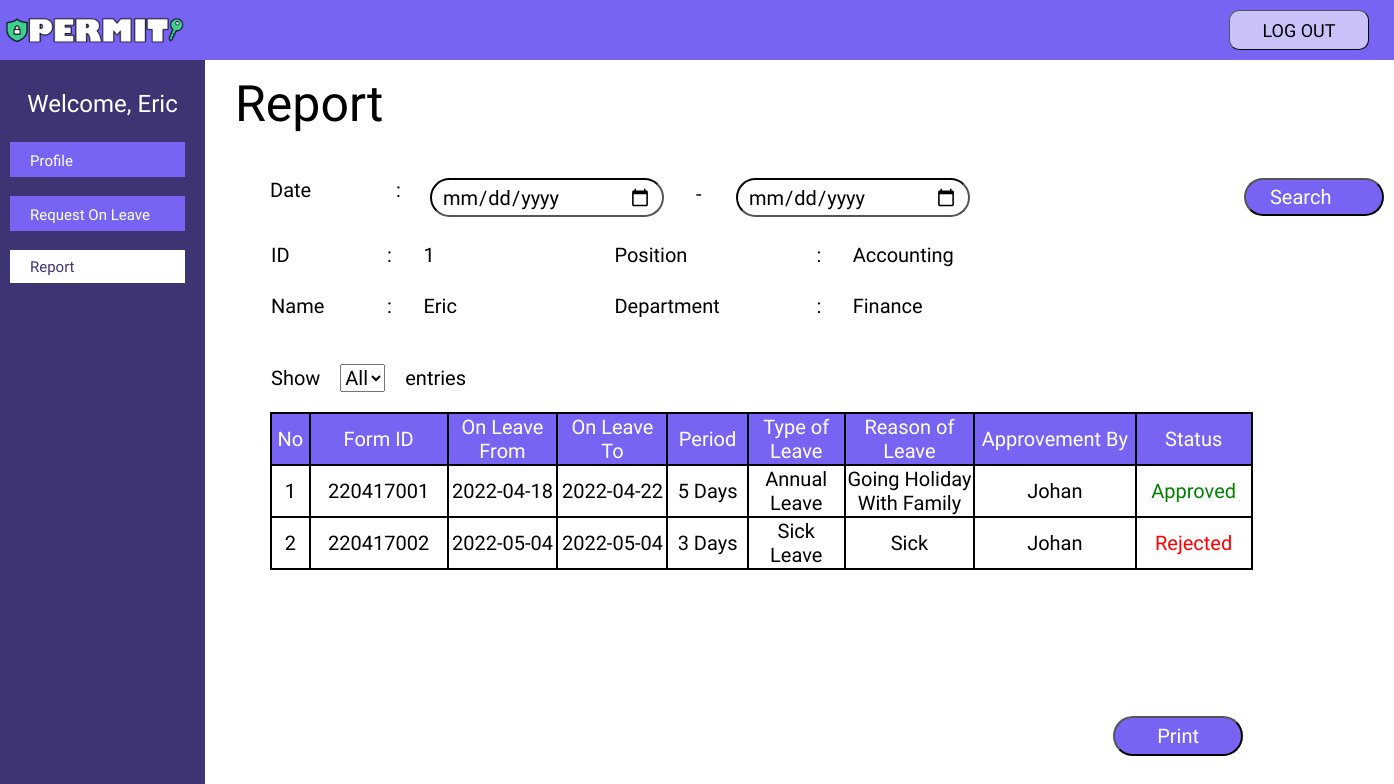
The page /permit/user/user_report/user_report.php (signed in) on the database as committed earlier.
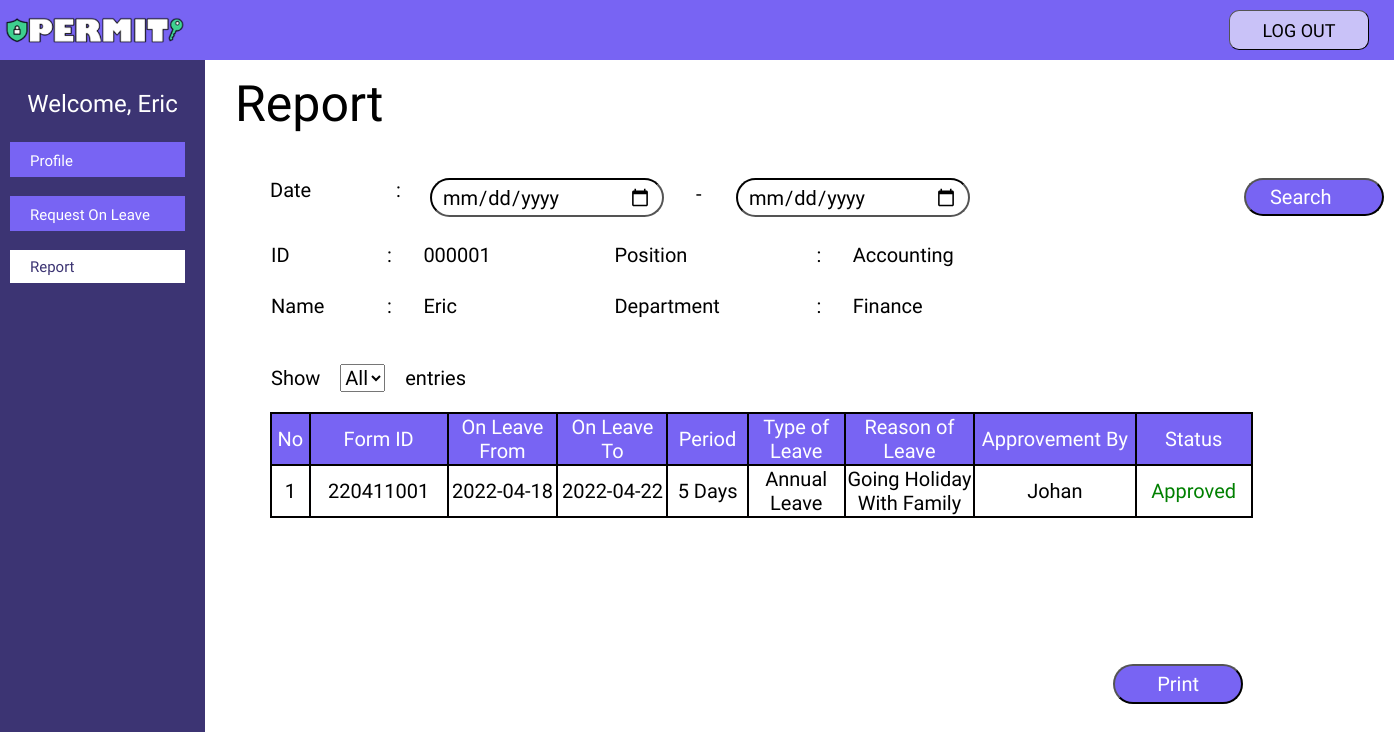
The same page on the database as committed later.
### tables this page shows
CREATE TABLE `user` (
  `id` int(6) UNSIGNED ZEROFILL NOT NULL,
  `username` varchar(255) NOT NULL,
  `name` varchar(255) NOT NULL,
  `department` varchar(255) NOT NULL,
  `position` varchar(255) NOT NULL,
  `gender` varchar(255) NOT NULL,
  `date_of_birth` date NOT NULL,
  `contact` varchar(255) NOT NULL,
  `email` varchar(255) NOT NULL,
  `head_of_department` varchar(255) NOT NULL,
  `photo` varchar(255) NOT NULL
);

CREATE TABLE `request_on_leave` (
  `id` int(6) UNSIGNED ZEROFILL DEFAULT NULL,
  `name` varchar(30) NOT NULL,
  `position` varchar(30) NOT NULL,
  `department` varchar(30) NOT NULL,
  `form_id` int(11) NOT NULL,
  `on_leave_from` date NOT NULL,
  `on_leave_to` date NOT NULL,
  `period` int(11) NOT NULL,
  `type_of_leave` varchar(20) NOT NULL,
  `reason_of_leave` varchar(100) NOT NULL,
  `approvement_by` varchar(30) NOT NULL,
  `status` varchar(15) NOT NULL
);

### permit/class/CRUD.php (called while the page is built, shortened)
<?php
class CRUD extends database{
    public function select($table,$rows="*",$where = null){
        if ( $where != null ) {
            $sql="SELECT $rows FROM $table WHERE $where";
        }
        else{
            $sql="SELECT $rows FROM $table";
        }
        $this->sql = $result = $this->mysqli->query( $sql );
    }
}

### permit/class/database.php (called while the page is built, shortened)
<?php
    class database{
        protected $servername='localhost';
        protected $username='root';
        protected $password='';
        protected $dbname='permit';
        public function __construct(){
            $this->mysqli = new mysqli( $this->servername,$this->username,$this->password,$this->dbname );
        }
    }

### permit/user/user_report/user_report.php (the view, shortened to what the changed rows need)
<!DOCTYPE html>
<html lang="en">
<head>
    <link rel="stylesheet" href="user_report3.css">
</head>
<body>
    <?php
        $id_user = $_SESSION[ 'id_user' ];
        $a = new CRUD();
        $a->select("user","*","id='$id_user'");
        $result = $a ->sql;
        $data = mysqli_fetch_assoc($result);
    ?>
    <div class="a-sidebar">
            <c>Welcome, <?php echo $data['name'];?></c>
            <button type="submit" class="a-menu"><a href="../user_profile/user_profile.php">Profile</a></button>
            <button type="submit" class="a-menu"><a href="../user_rol/user_rol.php">Request On Leave</a></button>
            <button type="submit" class="a-open"><a href="../user_report/user_report.php">Report</a></button>
    </div>
    <div class="a-main">
        <br>
    <div class="print">
        <div class="biodata">
            <table border="0" cellspacing="25" width="90%">
                <tbody>
                    <tr>
                        <td>ID</td>
                        <td>:</td>
                        <td width= "20%"><?php echo $data['id'];?></td>
                        <td>Position</td>
                        <td>:</td>
                        <td><?php echo $data['position'];?></td>
                    </tr>
                    <tr>
                        <td>Name</td>
                        <td>:</td>
                        <td width= "20%"><?php echo $data['name'];?></td>
                        <td>Department</td>
                        <td>:</td>
                        <td width= "45%"><?php echo $data["department"];?></td>
                    </tr>
                </tbody>
            </table>
        </div>
        <?php
            $head = $data['head_of_department'];
            if (isset($_POST['totaldata'])) {
                $totaldata = $_POST['totaldata'];
                if($totaldata == "All"){
                    $a->select("request_on_leave","*","id='$id_user' AND approvement_by='$head'");
                    $result = $a->sql;
                }else{
                    $a->select_limit("request_on_leave","*","id='$id_user' AND approvement_by='$head'","$totaldata");
                    $result = $a->sql;
                }
            }
            elseif (isset($_POST['filter'])) {
                $date1 = date("Y-m-d", strtotime($_POST['tanggal-awal']));
                $date2 = date("Y-m-d", strtotime($_POST['tanggal-akhir']));
                $b = new filter_date();
                $b->filter("request_on_leave","*",$date1,$date2,"id='$id_user' AND approvement_by='$head'");
                $result = $b ->sql;
            }else{
                $a->select("request_on_leave","*","id='$id_user' AND approvement_by='$head'");
                $result = $a ->sql;
            }
        ?>
        <div class="tabel">
            <table border="1" font color="0" bordercolor="1" width="90%" cellspacing ="0">
            <?php
                $no = 1;
                while($formdata = mysqli_fetch_assoc($result)){
                    $period = $formdata['period'];
                            if ($period>1){
                                $period = "Days";
                            }elseif($period=1){
                                $period = "Day";
                            }
                            $status = $formdata['status'];
                            if ($status=="Approved"){
                                $color = "green";
                            }
                            elseif ($status=="Rejected"){
                                $color ="red";
                            }
                            elseif ($status=="Pending"){
                                $color ="orange";
                            }
            ?>
                <tr bgcolor="white" height="35px">
                    <td align="center" width="10px"><?php echo $no++; ?></td>
                    <td align="center"><?php echo  $formdata['form_id']; ?></td>
                    <td align="center"><?php echo $formdata['on_leave_from'] ; ?></td>
                    <td align="center"><?php echo $formdata['on_leave_to']; ?></td>
                    <td align="center"><?php echo $formdata ['period'].' '.$period; ?></td>
                    <td align="center"><?php echo $formdata['type_of_leave']; ?></td>
                    <td align="center"><?php echo $formdata['reason_of_leave'];?></td>
                    <td align="center"><?php echo $formdata['approvement_by'];?></td>
                    <td align="center" style=<?php echo "color:".$color;?>><?php echo $formdata['status'];?></td>
                </tr>
            <?php
                }
            ?>
            </table>
        </div>
    </div>
        </div>
</body>
</html>

Rows that differ between the two databases and show on the page:
removed request_on_leave: form_id "220417001", on_leave_from "2022-04-18", on_leave_to "2022-04-22", period "5", period "Days", type_of_leave "Annual Leave", reason_of_leave "Going Holiday With Family", approvement_by "Johan", status "Approved"
removed request_on_leave: form_id "220417002", on_leave_from "2022-05-04", on_leave_to "2022-05-04", period "3", period "Days", type_of_leave "Sick Leave", reason_of_leave "Sick", approvement_by "Johan", status "Rejected"
changed user "Eric": id "1" → "000001"
added request_on_leave: form_id "220411001", on_leave_from "2022-04-18", on_leave_to "2022-04-22", period "5", period "Days", type_of_leave "Annual Leave", reason_of_leave "Going Holiday With Family", approvement_by "Johan", status "Approved"
